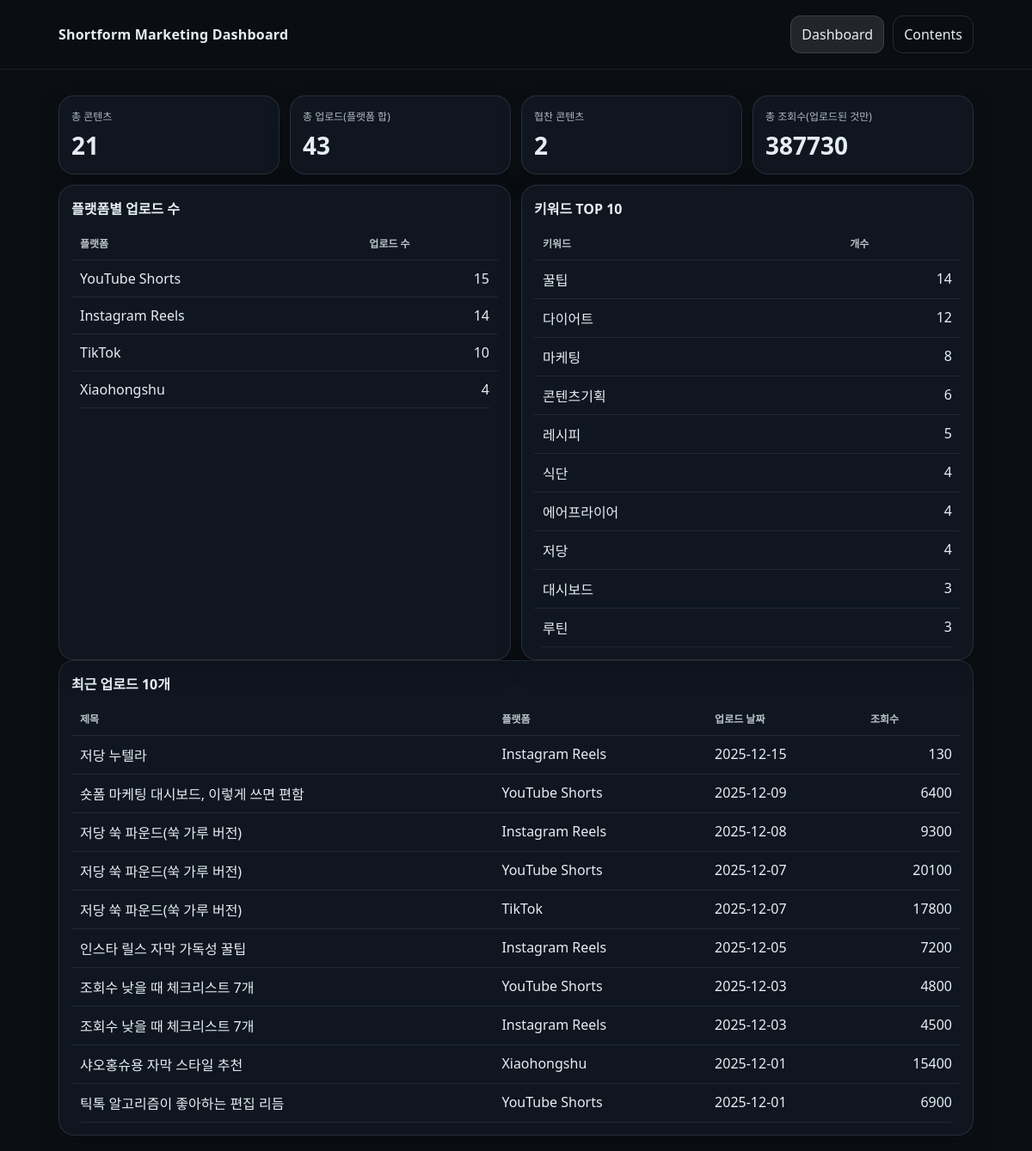
The app's page /, older data.
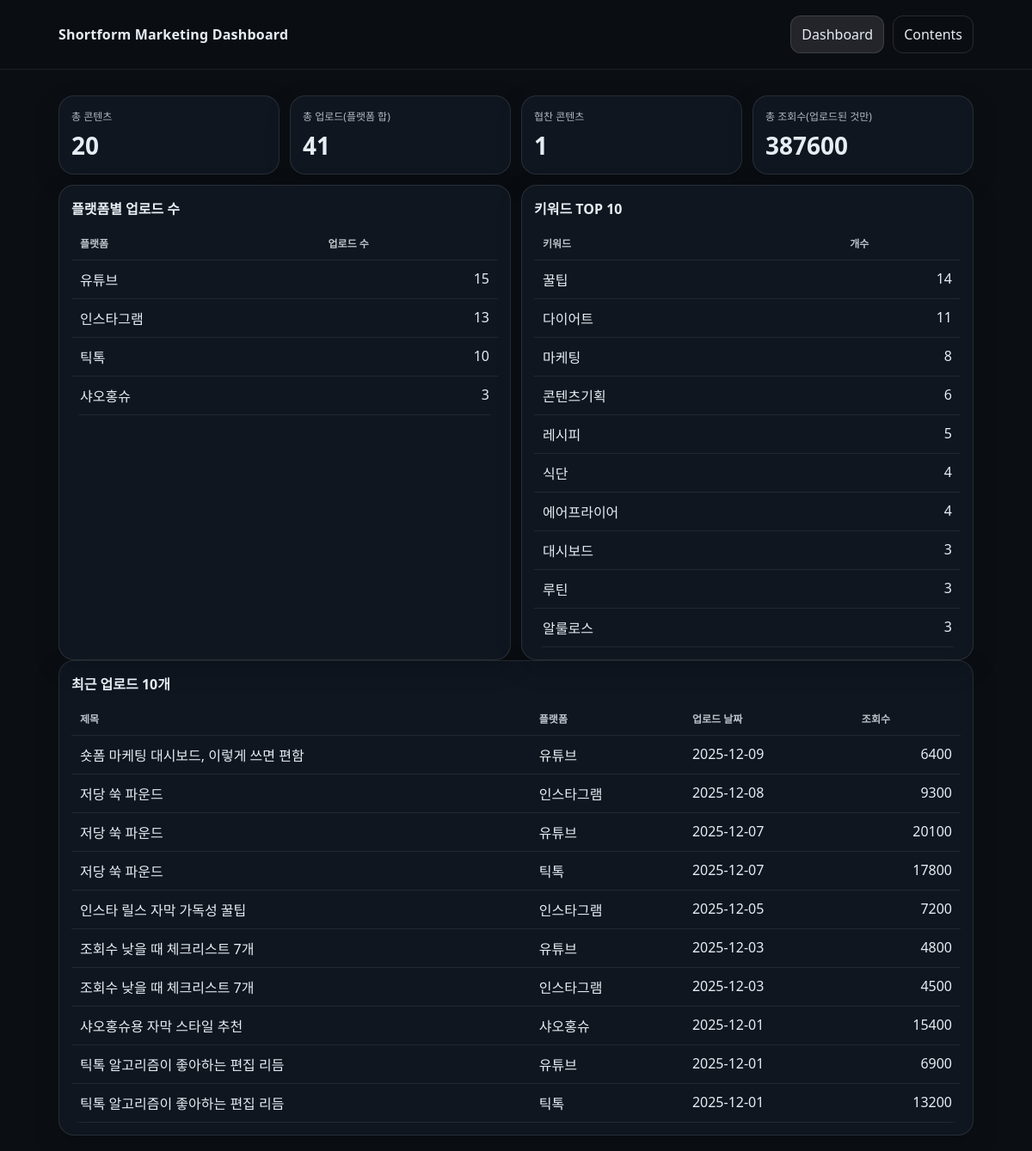
The same page, newer data.
### tables this page shows
CREATE TABLE platforms (
  platform_id INTEGER PRIMARY KEY AUTOINCREMENT,
  name TEXT NOT NULL UNIQUE
);

CREATE TABLE keywords (
  keyword_id INTEGER PRIMARY KEY AUTOINCREMENT,
  keyword TEXT NOT NULL UNIQUE
);

CREATE TABLE content_platform (
  content_id INTEGER NOT NULL,
  platform_id INTEGER NOT NULL,
  is_uploaded INTEGER NOT NULL DEFAULT 0,
  upload_date TEXT,
  upload_url TEXT,
  views INTEGER DEFAULT 0,
  PRIMARY KEY (content_id, platform_id),
  FOREIGN KEY (content_id) REFERENCES contents(content_id),
  FOREIGN KEY (platform_id) REFERENCES platforms(platform_id)
);

CREATE TABLE contents (
  content_id INTEGER PRIMARY KEY AUTOINCREMENT,
  plan_done INTEGER NOT NULL DEFAULT 0,
  plan_date TEXT,
  title TEXT NOT NULL,
  description TEXT,
  script TEXT,
  thumbnail_concept TEXT,
  sponsored INTEGER NOT NULL DEFAULT 0,
  created_at TEXT DEFAULT (datetime('now'))
);

### app.py (the view)
@app.route("/")
def dashboard():
    con = get_db()
    cur = con.cursor()
    total_contents = cur.execute("SELECT COUNT(*) AS n FROM contents").fetchone()["n"]
    sponsored_cnt = cur.execute("SELECT COUNT(*) AS n FROM contents WHERE sponsored=1").fetchone()["n"]
    total_uploads = cur.execute("SELECT COALESCE(SUM(is_uploaded),0) AS n FROM content_platform").fetchone()["n"]
    total_views = cur.execute("SELECT COALESCE(SUM(COALESCE(views,0)),0) AS n FROM content_platform WHERE is_uploaded=1").fetchone()["n"]
    platform_uploads = cur.execute("""
        SELECT p.name, COALESCE(SUM(cp.is_uploaded),0) AS uploaded_count
        FROM platforms p
        LEFT JOIN content_platform cp ON cp.platform_id = p.platform_id
        GROUP BY p.platform_id
        ORDER BY uploaded_count DESC
    """).fetchall()
    recent_uploads = cur.execute("""
        SELECT c.title, p.name AS platform, cp.upload_date, cp.views
        FROM content_platform cp
        JOIN contents c ON c.content_id = cp.content_id
        JOIN platforms p ON p.platform_id = cp.platform_id
        WHERE cp.is_uploaded = 1
        ORDER BY cp.upload_date DESC
        LIMIT 10
    """).fetchall()
    top_keywords = cur.execute("""
        SELECT k.keyword, COUNT(*) AS cnt
        FROM content_keyword ck
        JOIN keywords k ON k.keyword_id = ck.keyword_id
        GROUP BY k.keyword_id
        ORDER BY cnt DESC
        LIMIT 10
    """).fetchall()
    con.close()
    return render_template(
        "dashboard.html",
        app_title=APP_TITLE,
        total_contents=total_contents,
        sponsored_cnt=sponsored_cnt,
        total_uploads=total_uploads,
        total_views=total_views,
        platform_uploads=platform_uploads,
        recent_uploads=recent_uploads,
        top_keywords=top_keywords,
    )

### app.py (called while the page is built)
def get_db():
    con = sqlite3.connect(DB_PATH)
    con.row_factory = sqlite3.Row
    return con

### templates/dashboard.html (shortened to what this page needs)
<!doctype html>
<html lang="ko">
<head>
  <link rel="stylesheet" href="{{ url_for('static', filename='style.css') }}">
</head>
<body>
  <header class="topbar">
    <div class="wrap">
      <div class="brand">{{ app_title }}</div>
      <nav class="nav">
        <a class="navlink active" href="/">Dashboard</a>
        <a class="navlink" href="/contents">Contents</a>
      </nav>
    </div>
  </header>
  <main class="wrap">
    <section class="grid4">
      <div class="card">
        <div class="label">총 콘텐츠</div>
        <div class="value">{{ total_contents }}</div>
      </div>
      <div class="card">
        <div class="label">총 업로드(플랫폼 합)</div>
        <div class="value">{{ total_uploads }}</div>
      </div>
      <div class="card">
        <div class="label">협찬 콘텐츠</div>
        <div class="value">{{ sponsored_cnt }}</div>
      </div>
      <div class="card">
        <div class="label">총 조회수(업로드된 것만)</div>
        <div class="value">{{ total_views }}</div>
      </div>
    </section>
    <section class="grid2">
      <div class="panel">
        <h2>플랫폼별 업로드 수</h2>
        <table class="table">
          <thead><tr><th>플랫폼</th><th class="right">업로드 수</th></tr></thead>
          <tbody>
            {% for r in platform_uploads %}
            <tr>
              <td>{{ r["name"] }}</td>
              <td class="right">{{ r["uploaded_count"] }}</td>
            </tr>
            {% endfor %}
          </tbody>
        </table>
      </div>
      <div class="panel">
        <h2>키워드 TOP 10</h2>
        <table class="table">
          <thead><tr><th>키워드</th><th class="right">개수</th></tr></thead>
          <tbody>
            {% for r in top_keywords %}
            <tr>
              <td>{{ r["keyword"] }}</td>
              <td class="right">{{ r["cnt"] }}</td>
            </tr>
            {% endfor %}
          </tbody>
        </table>
      </div>
    </section>
    <section class="panel">
      <h2>최근 업로드 10개</h2>
      <table class="table">
        <thead><tr><th>제목</th><th>플랫폼</th><th>업로드 날짜</th><th class="right">조회수</th></tr></thead>
        <tbody>
          {% for r in recent_uploads %}
          <tr>
            <td>{{ r["title"] }}</td>
            <td>{{ r["platform"] }}</td>
            <td>{{ r["upload_date"] }}</td>
            <td class="right">{{ r["views"] }}</td>
          </tr>
          {% endfor %}
        </tbody>
      </table>
    </section>
  </main>
</body>
</html>

Row changes from the older to the newer data that the page shows:
no longer on this page (row unchanged): keywords: keyword "저당", cnt "4"
removed content_platform: title "저당 누텔라", platform "Instagram Reels", upload_date "2025-12-15", views "130"
changed platforms: name "YouTube Shorts" → "유튜브"
changed platforms: name "Instagram Reels" → "인스타그램"; uploaded_count "14" → "13"
changed platforms (number 3 of 4 on the later page): name "TikTok" → "틱톡"
changed platforms: name "Xiaohongshu" → "샤오홍슈"; uploaded_count "4" → "3"
computed for keywords "다이어트": cnt "12" → "11"
now on this page (row unchanged): keywords: keyword "알룰로스", cnt "3"
changed through a linked row, content_platform "숏폼 마케팅 대시보드, 이렇게 쓰면 편함": platform "YouTube Shorts" → "유튜브"
changed through a linked row, content_platform (number 2 of 10 on the later page): title "저당 쑥 파운드(쑥 가루 버전)" → "저당 쑥 파운드"; platform "Instagram Reels" → "인스타그램"
changed through a linked row, content_platform (number 3 of 10 on the later page): title "저당 쑥 파운드(쑥 가루 버전)" → "저당 쑥 파운드"; platform "YouTube Shorts" → "유튜브"
changed through a linked row, content_platform (number 4 of 10 on the later page): title "저당 쑥 파운드(쑥 가루 버전)" → "저당 쑥 파운드"; platform "TikTok" → "틱톡"
changed through a linked row, content_platform "인스타 릴스 자막 가독성 꿀팁": platform "Instagram Reels" → "인스타그램"
changed through a linked row, content_platform (number 6 of 10 on the later page): platform "YouTube Shorts" → "유튜브"
changed through a linked row, content_platform (number 7 of 10 on the later page): platform "Instagram Reels" → "인스타그램"
changed through a linked row, content_platform "샤오홍슈용 자막 스타일 추천": platform "Xiaohongshu" → "샤오홍슈"
changed through a linked row, content_platform (number 9 of 10 on the later page): platform "YouTube Shorts" → "유튜브"
now on this page (row unchanged): content_platform: title "틱톡 알고리즘이 좋아하는 편집 리듬", platform "틱톡", upload_date "2025-12-01", views "13200"
Text that changed along with them:
{{ total_contents }}: "21" → "20"
{{ total_uploads }}: "43" → "41"
{{ sponsored_cnt }}: "2" → "1"
{{ total_views }}: "387730" → "387600"
